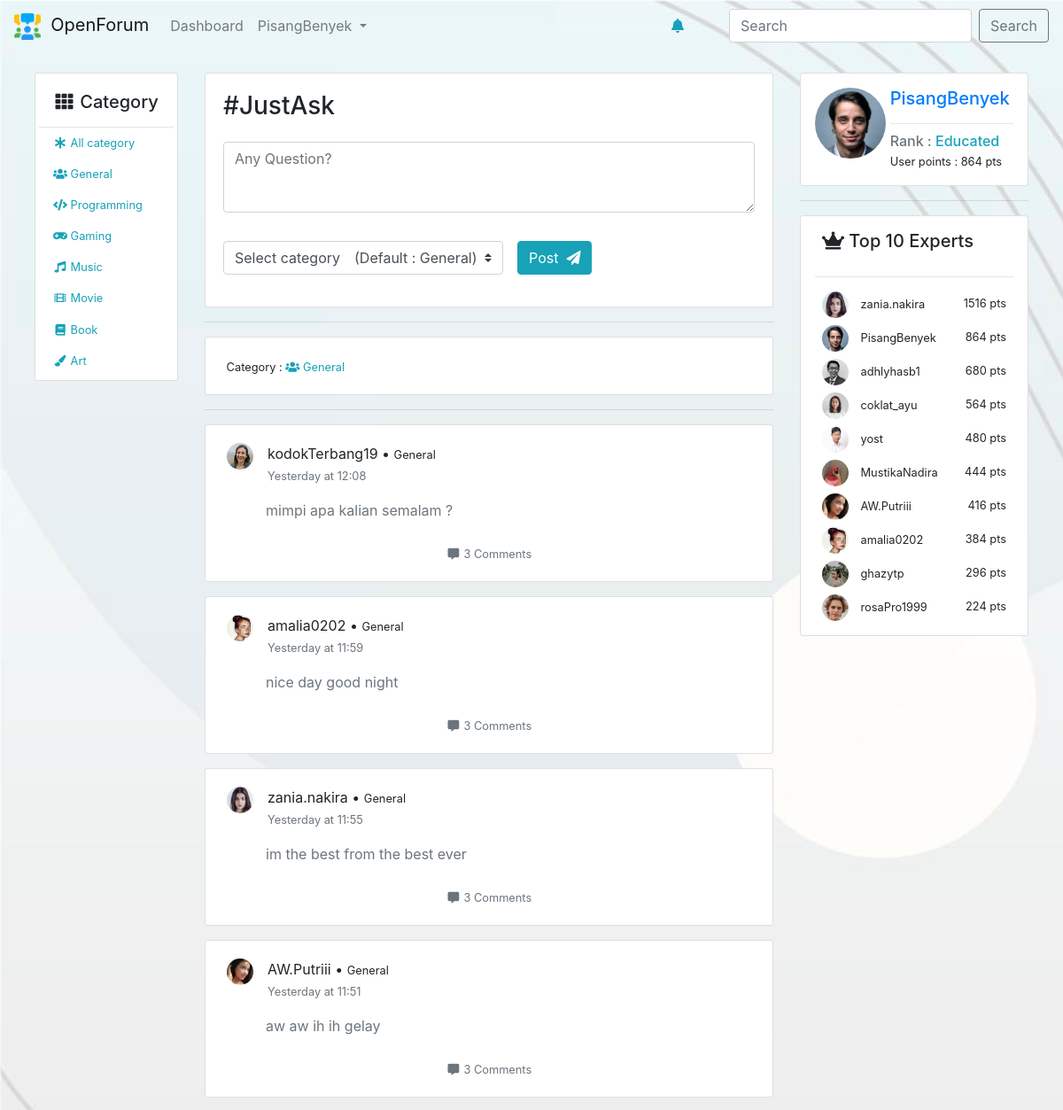
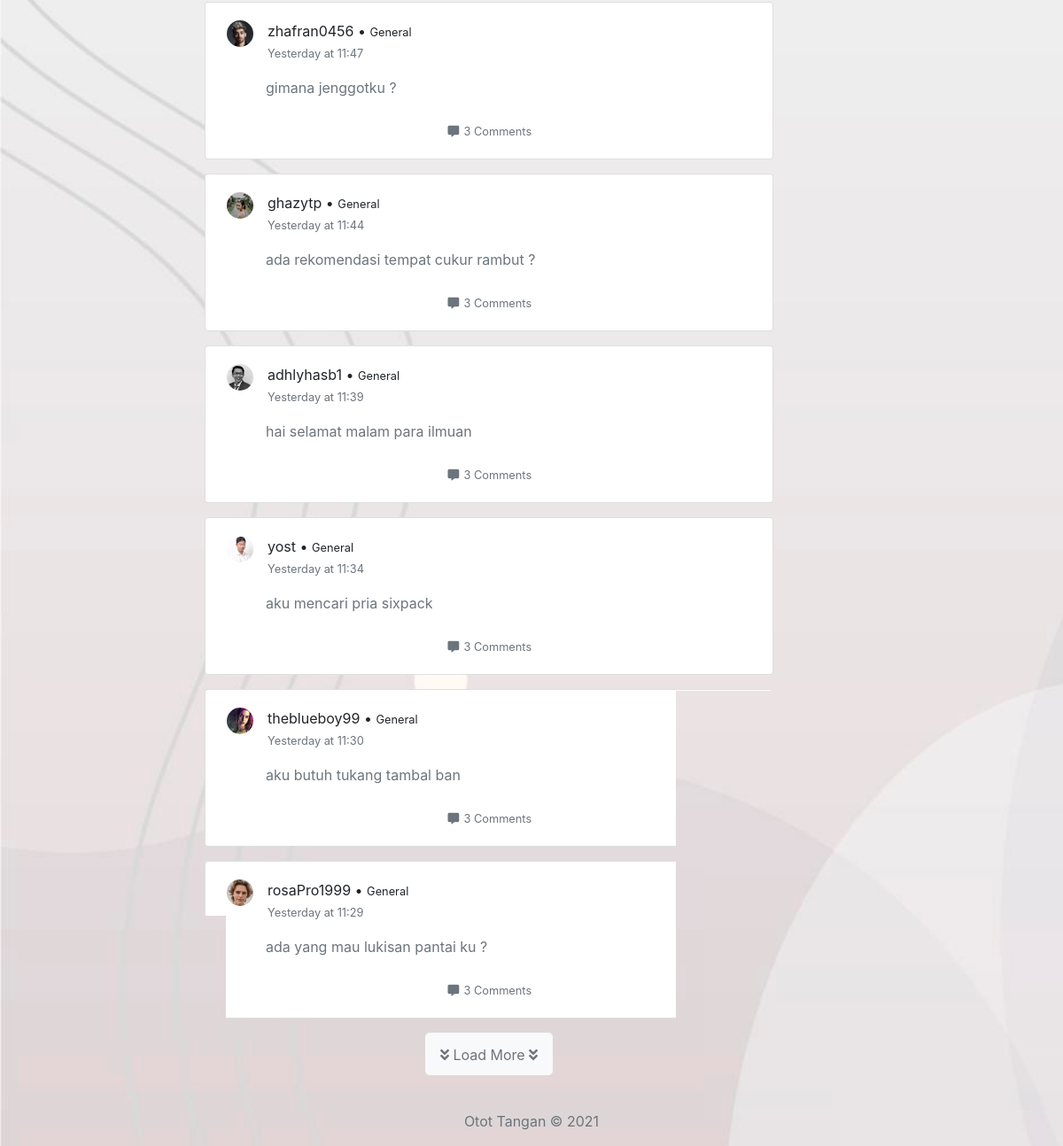
Page /dashboard/index/General (signed in) on the committed database (2 pictures, top to bottom).
### tables this page shows
CREATE TABLE `posts` (
  `id` int(11) NOT NULL,
  `owner` int(11) NOT NULL,
  `content` mediumtext NOT NULL,
  `category` varchar(25) NOT NULL DEFAULT 'General',
  `time_posted` datetime NOT NULL DEFAULT current_timestamp()
);

CREATE TABLE `users` (
  `id` int(11) NOT NULL,
  `fullname` varchar(100) NOT NULL,
  `username` varchar(100) NOT NULL,
  `email` varchar(100) NOT NULL,
  `password` varchar(255) NOT NULL,
  `photo` varchar(100) NOT NULL DEFAULT 'user.png',
  `register_date` date NOT NULL DEFAULT current_timestamp(),
  `rank` enum('Newbie','Helper','Ambitious','Educated','Expert','Professional','Genius') NOT NULL DEFAULT 'Newbie',
  `points` int(11) NOT NULL DEFAULT 0
);

### app/core/Controller.php (called while the page is built, shortened)
<?php
class Controller{
	public function view($view, $data = [])
	{
		require_once '../app/views/' . $view . '.php' ;
	}
	public function model($model)
	{
		return new $model;
	}
}

### app/controllers/Dashboard.php (called while the page is built, shortened)
<?php
class Dashboard extends Controller {
	public function index($category = 'All',$rows = 10)
	{
		$data['rows']=$rows;
		$data['user'] = $this->model('User_model')->getUserData($_SESSION['UserLoggedIn']);
		$data['top10'] = $this->model('User_model')->getTop();
		$data['count'] = count($data['top10']);
		if ($category == 'All') {
			$data['categoryshow']="All Category";
		}else{
			$data['categoryshow']=$category;
		}
		if ($category == 'All') {
			$data['category']="All";
		}else{
			$data['category']=$category;
		}
		$categoryLogo = $this->model('Post_model')->getCategoryLogo($category);
		$data['logo'] = $categoryLogo;
		if ($category == 'All') {
			$data['post'] = $this->model('Post_model')->getAllPost($data['rows']);
			$postCount = $this->model('Post_model')->countAllPost($data['rows']);
			for ($i=0; $i < $postCount ; $i++) {
				$userData = $this->model('User_model')->getUserById($data['post'][$i]['owner']);
				$timeConvert = $this->model('Post_model')->convertTime($data['post'][$i]['time_posted']);
				$data['post'][$i]['date'] = $timeConvert['date'];
				$data['post'][$i]['hour'] = $timeConvert['hour'];
				$data['post'][$i]['ppowner'] = $userData[0]['photo'];
				$data['post'][$i]['ownername'] = $userData[0]['username'];
			}
		}else{
			$data['post'] = $this->model('Post_model')->getPostByCategory($category,$rows);
			$postCount = $this->model('Post_model')->countPostByCategory($category,$rows);
			for ($i=0; $i < $postCount ; $i++) {
				$userData = $this->model('User_model')->getUserById($data['post'][$i]['owner']);
				$timeConvert = $this->model('Post_model')->convertTime($data['post'][$i]['time_posted']);
				$data['post'][$i]['date'] = $timeConvert['date'];
				$data['post'][$i]['hour'] = $timeConvert['hour'];
				$data['post'][$i]['ppowner'] = $userData[0]['photo'];
				$data['post'][$i]['ownername'] = $userData[0]['username'];
			}
		}
		$data['title'] = "Dashboard";
		$this->view('dashboard/index',$data);
		$this->view('template/right-panel',$data);
	}
}

### app/core/App.php (called while the page is built, shortened)
<?php
class App{
	protected $controller = 'home';
	protected $method = 'index';
	protected $params = [];
	public function __construct()
	{
		$url = $this -> parseURL();
		if (file_exists('../app/controllers/' . $url[0] . '.php')) {
			$this->controller = $url[0];
			unset($url[0]);
		}
		$this->controller = new $this->controller;
		if (isset($url[1])) {
			if (method_exists($this -> controller, $url[1])) {
				$this->method = $url[1];
				unset($url[1]);
			}
		}
		if (!empty($url)) {
			$this->params = array_values($url);
		}
		call_user_func_array([$this->controller, $this->method], $this->params);
	}
	public function parseURL()
	{
		if (isset($_GET['url'])) {
			$url = rtrim($_GET['url'],'/');
			$url = filter_var($url, FILTER_SANITIZE_URL);
			$url = explode('/', $url);
			return $url;
		}else{
			$url = [$this->controller];
			return $url;
		}
	}
}

### public/index.php (called while the page is built, shortened)
<?php
$app = new App;

### app/core/Database.php (called while the page is built, shortened)
<?php
class Database {
    private $host = DB_HOST;
    private $user = DB_USER;
    private $pass = DB_PASS;
    private $db_name = DB_NAME;
    private $dbh;
    private $stmt;
    public function __construct()
    {
        $dsn = 'mysql:host=' . $this->host . ';dbname=' . $this->db_name;
        $option = [
            PDO::ATTR_PERSISTENT => true,
            PDO::ATTR_ERRMODE => PDO::ERRMODE_EXCEPTION
        ];
        try {
            $this->dbh = new PDO($dsn, $this->user, $this->pass, $option);
        } catch(PDOException $e) {
            die($e->getMessage());
        }
    }
    public function query($query)
    {
        $this->stmt = $this->dbh->prepare($query);
    }
    public function bind($param, $value, $type = null)
    {
        if( is_null($type) ) {
            switch( true ) {
                default :
                    $type = PDO::PARAM_STR;
            }
        }
        $this->stmt->bindValue($param, $value, $type);
    }
    public function execute()
    {
        $this->stmt->execute();
    }
    public function resultSet()
    {
        $this->execute();
        return $this->stmt->fetchAll(PDO::FETCH_ASSOC);
    }
}

### app/models/Post_model.php (called while the page is built, shortened)
<?php
class Post_model
{
	public function __construct()
	{
        $this->db = new Database;
	}
	public function getCategoryLogo($data)
	{
		switch ($data) {
			default:
				return 'fas fa-users';
				break;
		}
	}
	public function getPostByCategory($category,$rows)
	{
		$this->db->query('SELECT * FROM posts WHERE category=:category ORDER BY id DESC LIMIT '.$rows);
		$this->db->bind('category',$category);
		$result = $this->db->resultSet();
		return $result;
	}
	public function countPostByCategory($category,$rows)
	{
		$this->db->query('SELECT * FROM posts WHERE category=:category LIMIT '.$rows);
		$this->db->bind('category',$category);
		$this->db->execute();
		$total  = $this->db->rowCount();
		return $total;
	}
	public function convertTime($datetime)
	{
			$chattime = $datetime;
            $stringtime = strtotime($chattime);
            $hour = date('H:i', $stringtime);
            $today = new DateTime();
            $today->setTime( 0, 0, 0 );
            $match_date = DateTime::createFromFormat( "Y-m-d H:i:s", $chattime );
            $match_date->setTime( 0, 0, 0 );
            $diff = $today->diff( $match_date );
            $diffDays = (integer)$diff->format( "%R%a" );
            switch( $diffDays ) {
                case -1:
                    $theDate =  "Yesterday";
                    break;
            }
            $time['date']=$theDate;
            $time['hour']=$hour;
            return $time;
	}
}

### app/models/User_model.php (called while the page is built, shortened)
<?php
class User_model {
    private $db;
    public function __construct()
    {
        $this->db = new Database;
    }
    public function getUserData($data)
    {
        $username = $_SESSION['UserLoggedIn'];
        $this->db->query('SELECT * FROM users WHERE username=:username');
        $this->db->bind('username',$username);
        return $this->db->single();
    }
    public function getTop()
    {
        $this->db->query('SELECT * FROM users ORDER BY points DESC LIMIT 10 ');
        return $this->db->resultSet();
    }
    public function getUserById($id)
    {
        $this->db->query('SELECT * FROM users WHERE id=:id');
        $this->db->bind('id',$id);
        return $this->db->resultSet();
    }
}

### app/views/template/right-panel.php (the view)
	<div class="col-md-3">
		<div class="card p-3">
			<div class="row">
				<div class="col-md-4">
					<img class="rounded-circle" src="<?= ROOTURL ?>/public/assets/img/profile-img/<?=$data['user']['photo']?>" width="80px" height="80px">
				</div>
				<div class="col-md-8">
					<h5 class="text-primary"><?= $_SESSION['UserLoggedIn']?></h5><hr>
					<h6 class="card-subtitle text-muted">Rank : <span class="text-info"><?=$data['user']['rank']?></span></h6>
					<small>User points : <?=$data['user']['points']?> pts</small>
				</div>
			</div>
		</div>
		<hr>
		<div class="card px-3 py-2">
			<h5 class="card-title mx-2 mt-2"><i class="fas fa-crown"></i>&nbsp;Top 10 Experts </h5>
			<hr>
			<?php for ($i=0; $i < $data['count'] ; $i++) { ?>
				<div class="d-flex justify-content-between mx-2 mb-2">
					<div>
						<img class="rounded-circle" src="<?= ROOTURL ?>/public/assets/img/profile-img/<?=$data['top10'][$i]['photo']?>" width="30px" height="30px">
						&nbsp; <small><?=$data['top10'][$i]['username']?></small>
					</div>
					<div>
						<small><?=$data['top10'][$i]['points']?> pts</small>
					</div>
				</div>
			<?php } ?>
		</div>
	</div>
</div>

### app/views/dashboard/index.php (shortened to what this page needs)
<div class="col-md-7">
	<div class="card">
		<div class="card-body">
			<form action="<?=ROOTURL ?>/dashboard/submitPost" method="post">
				<div class="form-group">
				    <h3 for="FormControlTextarea1" class="mb-4">#JustAsk</h3>
				    <textarea required="" name="postfield" id="post-field" class="form-control" id="FormControlTextarea1" rows="3" placeholder="Any Question?"></textarea>
				</div>
				<div class="row mx-auto">
					<div class="form-group mt-3 mr-3">
						<select class="custom-select" name="category">
						  <option value="General">Select category&emsp;(Default : General)</option>
						</select>
					</div>
					<div class="form-group mt-3">
						<button type="submit" name="post" class="btn btn-info">
							Post &nbsp;<i class="fas fa-paper-plane"></i>
						</button>
					</div>
				</div>
			</form>
		</div>
	</div>
	<hr>
	<div class="card">
		<div class="card-body">
			<small>&nbsp;Category : <span class="text-info"><i class="<?= $data['logo'] ?> fa-fw"></i> <?= $data['categoryshow'] ?></span></small>
		</div>
	</div>
	<hr>
	<?php foreach ($data['post'] as $post): ?>
	<div class="card mb-3">
		<div class="card-body">
			<div>
				<div class="row mx-1">
					<img src="<?=ROOTURL ?>/public/assets/img/profile-img/<?=$post['ppowner'] ?>" height="30px" width="30px" class="rounded-circle">&emsp;
					<div>
						<span class="mb-0 pb-0"><?=$post['ownername'];?> &bull; <small><?= $post['category']  ?></small></span><br>
						<small class="text-muted mt-0"><?=$post['date'].' at '.$post['hour'] ?></small>
					</div>
				</div>
				<div class="mx-5 mt-3">
					<a href="<?=ROOTURL ?>/post/<?=$post['id'] ?>" class="card-text deco-none">
						<p class="text-muted"><?= $post['content']?></p>
					</a>
				</div>
				<div class="d-flex justify-content-center mt-4">
					<div class="text-center">
						<a href="<?=ROOTURL ?>/post" class="deco-none text-secondary">
							<small><i class="fas fa-comment-alt fa-fw"></i> 3 Comments</small>
						</a>
					</div>
				</div>
			</div>
		</div>
	</div>
	<?php endforeach ?>
		<div id="Load" class="d-flex justify-content-center mb-4">
			<a href="<?= ROOTURL.'/dashboard/index/'.$data['category']?>/<?php echo $data['rows'] += 5 ?>#Load" class="btn btn-light btn-lg">
				<small class="text-secondary">
				<i class="fas fa-angle-double-down"></i> Load More <i class="fas fa-angle-double-down"></i>
				</small>
			</a>
		</div>
</div>

### public/assets/css/global.css (style rules this page uses)
body { background-image: url('../img/wave.jpg'); background-repeat: none; background-attachment: fixed; background-size: cover; }
#post-field { min-height: 80px; height: 80px; max-height: 150px; }
a.deco-none { text-decoration: none; }

### rows in the picture
posts: category "General", shows a picture, ownername "zania.nakira", date "Yesterday", hour "11:55", content "im the best from the best ever"
posts: shows a picture, ownername "kodokTerbang19", category "General", date "Yesterday", hour "12:08", content "mimpi apa kalian semalam ?"
posts: shows a picture, ownername "amalia0202", category "General", date "Yesterday", hour "11:59", content "nice day good night"
posts: shows a picture, ownername "AW.Putriii", category "General", date "Yesterday", hour "11:51", content "aw aw ih ih gelay"
posts: shows a picture, ownername "zhafran0456", category "General", date "Yesterday", hour "11:47", content "gimana jenggotku ?"
posts: shows a picture, ownername "ghazytp", category "General", date "Yesterday", hour "11:44", content "ada rekomendasi tempat cukur rambut ?"
posts: shows a picture, ownername "adhlyhasb1", category "General", date "Yesterday", hour "11:39", content "hai selamat malam para ilmuan"
posts: shows a picture, ownername "yost", category "General", date "Yesterday", hour "11:34", content "aku mencari pria sixpack"
posts: shows a picture, ownername "theblueboy99", category "General", date "Yesterday", hour "11:30", content "aku butuh tukang tambal ban"
posts: shows a picture, ownername "rosaPro1999", category "General", date "Yesterday", hour "11:29", content "ada yang mau lukisan pantai ku ?"
users: photo (picture), rank "Educated", points "864", username "PisangBenyek"
users: photo (picture), username "zania.nakira", points "1516"
users: photo (picture), username "adhlyhasb1", points "680"
users: photo (picture), username "coklat_ayu", points "564"
users: photo (picture), username "yost", points "480"
users: photo (picture), username "MustikaNadira", points "444"
users: photo (picture), username "AW.Putriii", points "416"
users: photo (picture), username "amalia0202", points "384"
users: photo (picture), username "ghazytp", points "296"
users: photo (picture), username "rosaPro1999", points "224"

### other values in the picture
$_SESSION['UserLoggedIn'] "PisangBenyek"
